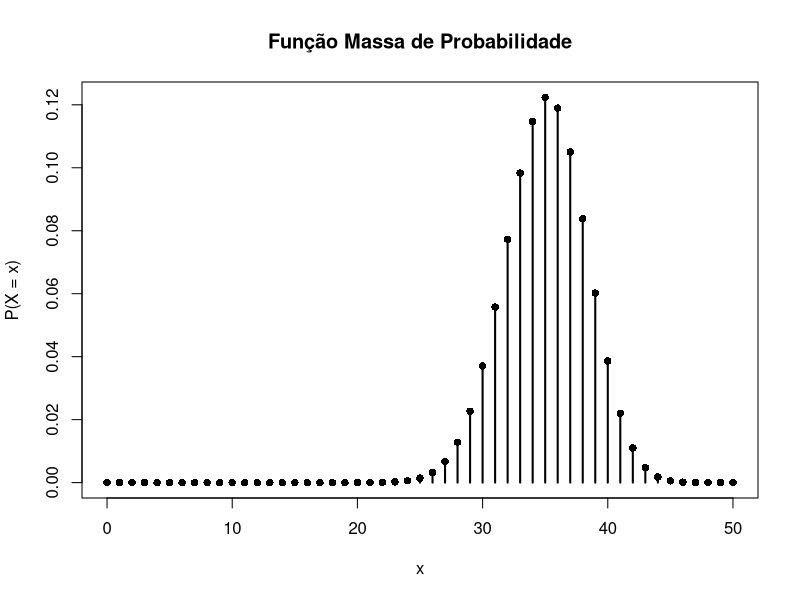
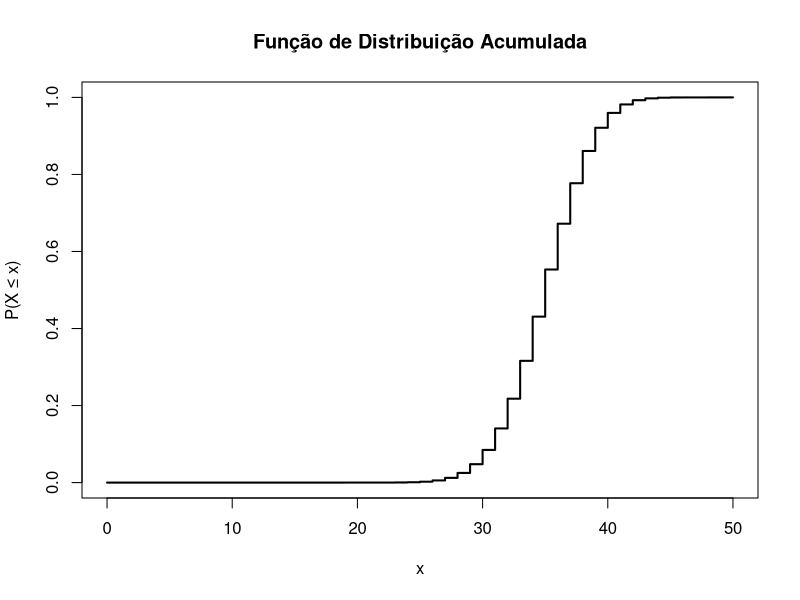

Recreate these plots in R, in order.
# Parâmetros da binomial
n <- 50
p <- 0.7

# Suporte da variável aleatória
x <- 0:n

# PMF
pmf <- dbinom(x, size = n, prob = p)

# Gráfico da PMF
plot(
  x, pmf,
  type = "h",
  lwd = 2,
  xlab = "x",
  ylab = "P(X = x)",
  main = "Função Massa de Probabilidade"
)
points(x, pmf, pch = 16)

# CDF
cdf <- pbinom(x, size = n, prob = p)

# Gráfico da CDF
plot(
  x, cdf,
  type = "s",
  lwd = 2,
  xlab = "x",
  ylab = "P(X ≤ x)",
  main = "Função de Distribuição Acumulada"
)

# Valor esperado
m <- n * p

# Variância
Var <- n * p * (1 - p)

# Desvio padrão
SD <- sqrt(Var)

# Resultados
m
Var
SD

# (a) P(X >= 20)
# Usando o complemento 
P_a <- 1 - pbinom(19, size = n, prob = p)

# (b) P(30 < X < 43)
# Equivalente a P(31 <= X <= 42)
P_b <- pbinom(42, size = n, prob = p) - pbinom(30, size = n, prob = p)

# (c) P(X = 31)
P_c <- dbinom(31, size = n, prob = p)

############################
# Resultados
P_a
P_b
P_c
